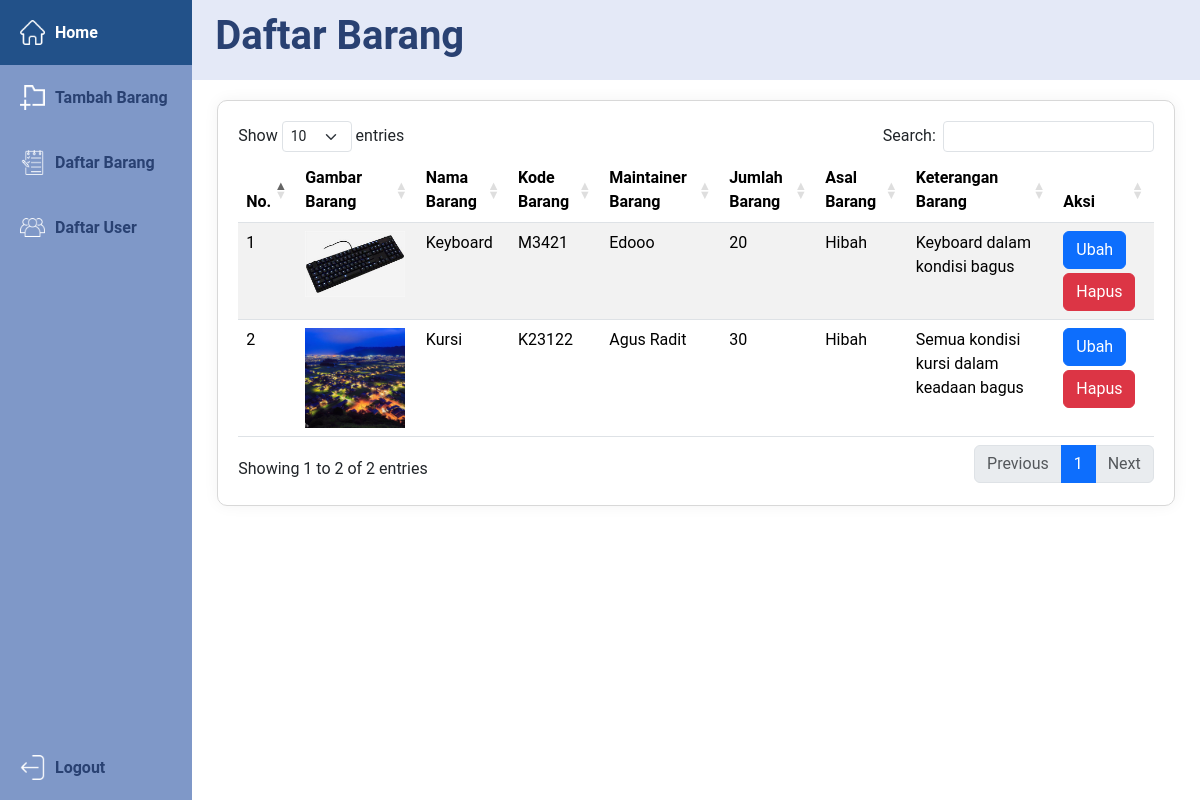
Before: /admin/barang (signed in) with the older database file.
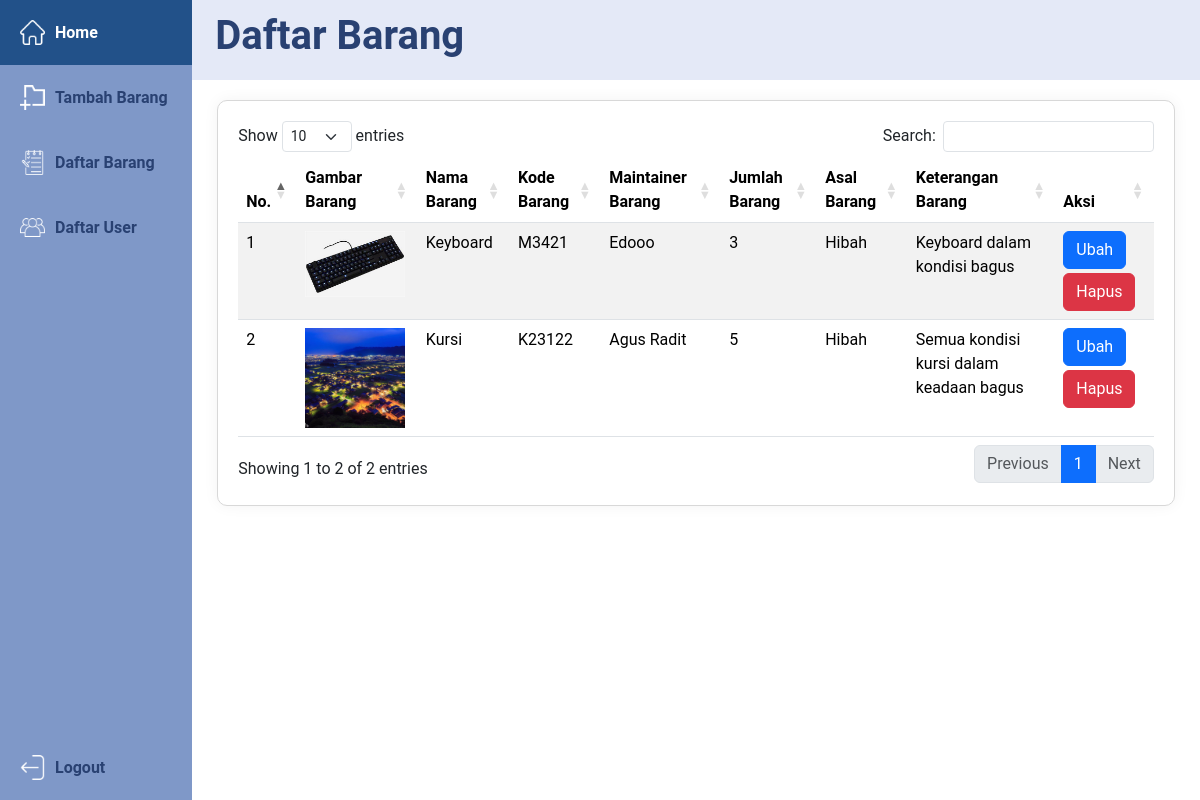
After: the same page with the newer database file.
### tables this page shows
CREATE TABLE `barang` (
  `id_barang` int(11) NOT NULL,
  `nama_barang` varchar(255) NOT NULL,
  `kode_barang` varchar(255) NOT NULL,
  `maintainer_barang` varchar(50) NOT NULL,
  `jumlah_barang` int(11) NOT NULL,
  `keterangan_barang` longtext NOT NULL,
  `gambar_barang` longtext NOT NULL,
  `id_asal` int(11) NOT NULL
);

CREATE TABLE `asal_barang` (
  `id_asal` int(11) NOT NULL,
  `asal_barang` varchar(100) NOT NULL
);

### app/core/Controller.php (called while the page is built, shortened)
<?php
class Controller {
    protected function view($view, $data = []) {
        require_once 'app/view/' . $view . '.php';
    }
    protected function model($model) {
        return new $model;
    }
}

### app/controllers/Admin.php (called while the page is built, shortened)
<?php
class Admin extends Controller
{
    public function barang()
    {
        $data['barang'] = $this->model('Admin_model')->getAllBarang();
        $this->view('template/headerAdmin');
        $this->view('admin/barang', $data);
        $this->view('template/footerAdmin');
    }
}

### app/core/App.php (called while the page is built, shortened)
<?php
class App {
    protected $method = 'index';
    protected $params = [];
    public function __construct() {
        $url = $this->parseURL();
        if(isset($url[0])) {
            if(file_exists('app/controllers/' . $url[0] . '.php')) {
                unset($url[0]);
            }
        }
        $this->controller = new $this->controller;
        if(isset($url[1])) {
            if(method_exists($this->controller, $url[1])) {
                $this->method = $url[1];
            }
        }
        call_user_func_array([$this->controller, $this->method], $this->params);
    }
    public function parseURL() {
        if(isset($_GET['url'])) {
            $url = rtrim($_GET['url'], '/');
            $url = filter_var($url,FILTER_SANITIZE_URL);
            $url = explode('/', $url);
            return $url;
        }
    }
}

### index.php (called while the page is built, shortened)
<?php
$app = new App();

### app/core/Database.php (called while the page is built, shortened)
<?php
class Database {
    private $host = DB_HOST;
    private $user = DB_USER;
    private $pass = DB_PASS;
    private $dbName = DB_NAME;
    private $dbh;
    private $stmt;
    public function __construct() {
        $dsn = "mysql:host=$this->host;dbname=$this->dbName";
        $option = [
            PDO::ATTR_PERSISTENT => true,
            PDO::ATTR_ERRMODE => PDO::ERRMODE_EXCEPTION
        ];
        try {
            $this->dbh = new PDO($dsn, $this->user, $this->pass, $option);
        } catch (PDOException $e) {
            die($e->getMessage());
        }
    }
    public function query($query) {
        $this->stmt = $this->dbh->prepare($query);
    }
    public function execute() {
        $this->stmt->execute();
    }
    public function resultSet() {
        $this->execute();
        return $this->stmt->fetchAll(PDO::FETCH_ASSOC);
    }
}

### app/models/Admin_model.php (called while the page is built, shortened)
<?php
class Admin_model
{
    private $tableBarang = 'barang';
    private $tableAsalBarang = 'asal_barang';
    private $db;
    public function __construct()
    {
        $this->db = new Database;
    }
    public function getAllBarang()
    {
        $this->db->query("SELECT * FROM $this->tableBarang AS b INNER JOIN $this->tableAsalBarang AS a ON b.id_asal = a.id_asal");
        return $this->db->resultSet();
    }
}

### app/view/admin/barang.php (the view, shortened to what this page needs)
<div id="daftarBarang">
    <div class="navbar-home">
        <h1>Daftar Barang</h1>
    </div>
    <div class="tabelBarang table-responsive">
        <div class="row mb-0">
            <div class="col-12">
            </div>
        </div>
        <table id="daftarBarangTabel" class="table table-striped" style="width:100%">
            <thead>
                <tr>
                    <th>No.</th>
                    <th>Gambar Barang</th>
                    <th>Nama Barang</th>
                    <th>Kode Barang</th>
                    <th>Maintainer Barang</th>
                    <th>Jumlah Barang</th>
                    <th>Asal Barang</th>
                    <th>Keterangan Barang</th>
                    <th>Aksi</th>
                </tr>
            </thead>
            <tbody>
                <?php
                $no = 1;
                foreach ($data['barang'] as $barang) {
                    ?>
                    <tr>
                        <td>
                            <?= $no; ?>
                        </td>
                        <td><img src="<?= BASEURL ?>/img/barang/<?= $barang['gambar_barang'] ?>" alt="Gambar Barang"
                                width="100px"></td>
                        <td>
                            <?= $barang['nama_barang']; ?>
                        </td>
                        <td>
                            <?= $barang['kode_barang']; ?>
                        </td>
                        <td>
                            <?= $barang['maintainer_barang']; ?>
                        </td>
                        <td>
                            <?= $barang['jumlah_barang'] ?>
                        </td>
                        <td>
                            <?= $barang['asal_barang'] ?>
                        </td>
                        <td>
                            <?= $barang['keterangan_barang'] ?>
                        </td>
                        <td>
                            <a class="btn btn-primary mb-1" data-bs-toggle="modal"
                                data-bs-target="#modalEditBarang<?= $barang['id_barang'] ?>">Ubah</a>
                            <button type="button" class="btn btn-danger" data-bs-toggle="modal"
                                data-bs-target="#hapusBarang<?= $barang['id_barang'] ?>">Hapus</button>
                        </td>
                    </tr>
                    <?php
                    $no++;
                } ?>
            </tbody>
        </table>
    </div>
</div>

### app/view/template/headerAdmin.php (shortened to what this page needs)
<!DOCTYPE html>
<html lang="en">
<head>
    <link rel="stylesheet" href="https://cdn.jsdelivr.net/npm/bootstrap-icons@1.11.1/font/bootstrap-icons.css"
>
    <link href="https://cdn.jsdelivr.net/npm/bootstrap@5.3.2/dist/css/bootstrap.min.css" rel="stylesheet"
>
    <link rel="stylesheet" href="https://cdn.datatables.net/1.13.7/css/dataTables.bootstrap5.min.css">
    <link rel="stylesheet" href="<?= BASEURL; ?>/css/admin/adminSidebar.css">
    <link rel="stylesheet" href="<?= BASEURL; ?>/css/admin/adminIndex.css">
    <link rel="stylesheet" href="<?= BASEURL; ?>/css/admin/adminInventarisir.css">
    <link rel="stylesheet" href="<?= BASEURL; ?>/css/admin/adminBarang.css">
    <link rel="stylesheet" href="<?= BASEURL; ?>/css/admin/adminUser.css">
    <link rel="stylesheet" href="<?= BASEURL; ?>/css/admin/adminSettingNavbar.css">
</head>
<body>
    <div class="sidebar fixed-top">
        <div class="sidebar-main">
            <a href="<?= BASEURL2 ?>/admin">
                <div class="sidebar-content"><img src="<?= BASEURL ?>/img/icon/home.png" alt="Home Logo">
                    <p>Home</p>
                </div>
            </a>
            <a href="<?= BASEURL2 ?>/admin/inventarisir">
                <div class="sidebar-content"><img src="<?= BASEURL ?>/img/icon/add-file.png" alt="Add barang Logo">
                    <p>Tambah Barang</p>
                </div>
            </a>
            <a href="<?= BASEURL2 ?>/admin/barang">
                <div class="sidebar-content"><img src="<?= BASEURL ?>/img/icon/to-do.png" alt="List barang Logo">
                    <p>Daftar Barang</p>
                </div>
            </a>
            <a href="<?= BASEURL2 ?>/admin/user">
                <div class="sidebar-content"><img src="<?= BASEURL ?>/img/icon/group.png" alt="Home Logo" width="25">
                    <p>Daftar User</p>
                </div>
            </a>
        </div>
        <div class="sidebar-footer">
            <a href="<?= BASEURL2 ?>/logout">
                <div class="sidebar-content"><img src="<?= BASEURL ?>/img/icon/logout.png" alt="Logout logo">
                    <p>Logout</p>
                </div>
            </a>
        </div>
    </div>

### app/view/template/footerAdmin.php (shortened to what this page needs)
</body>
</html>

### public/css/admin/adminSidebar.css (style rules this page uses)
* { font-family: 'Roboto', sans-serif; }
body { margin: 0; padding: 0; display: flex; }
.sidebar { align-self: auto; background-color: #7f98c8; height: 100vh; width: 16%; display: flex; flex-direction: column; justify-content: space-between; }
.sidebar-main { display: flex; flex-direction: column; }
.sidebar a { text-decoration: none; color: #294172; font-weight: bold; font-size: 1rem; }
.sidebar p, .sidebar-footer p { margin: 0; }
.sidebar-content { padding: 20px; display: flex; align-items: center; gap: 10px; }
.sidebar-footer .sidebar-content { margin-left: 0px; }
.sidebar-content img { width: 25px; height: 25px; }

### public/css/admin/adminBarang.css (style rules this page uses)
#daftarBarang, #daftarUser { width: 84%; margin-left: 16%; height: 100vh; display: flex; flex-direction: column; align-items: center; }
#daftarBarang .tabelBarang, #daftarUser .tabelUser { padding: 20px; background-color: rgb(255, 255, 255); border-radius: 10px; border: solid rgb(216, 216, 216) 1px; box-shadow: 0px 0px 15px 0px rgba(0,0,0,0.05); width: 95%; }

### public/css/admin/adminSettingNavbar.css (style rules this page uses)
.navbar-home { margin-bottom: 20px; display: flex; align-items: center; margin-left: 0%; background-color: #E4E9F7; width: 100%; height: 10vh; color: #294172; }
.navbar-home h1 { font-weight: bold; margin-left: 2.3%; font-size: 2.5rem; }

Changed rows visible on the page:
changed barang "Keyboard": jumlah_barang "20" → "3"
changed barang "Kursi": jumlah_barang "30" → "5"
